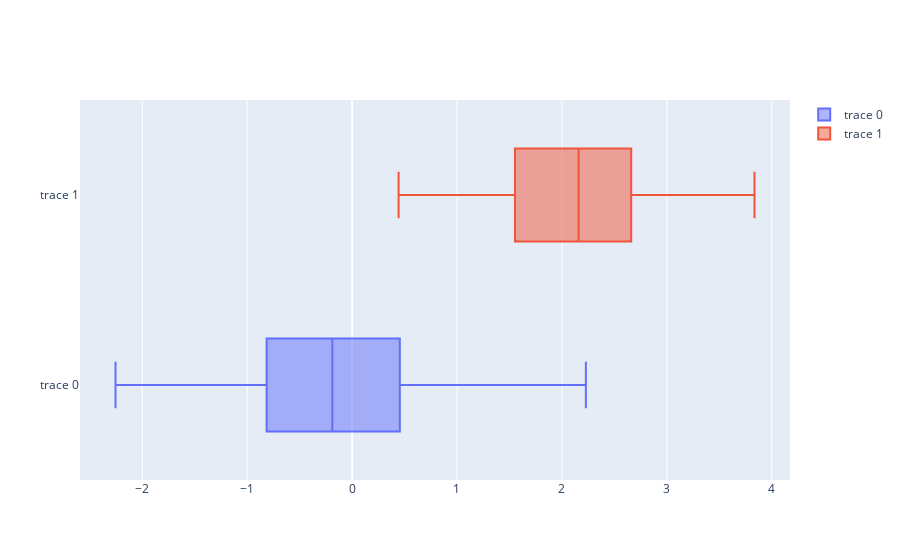

Notebook source saved alongside this figure:
### Markdown cell above
### Box plots

### Code cell
import numpy as np

x0 = np.random.randn(50)
x1 = np.random.randn(50) + 2 # shift mean

fig = go.Figure()
# Use x instead of y argument for horizontal plot
fig.add_trace(go.Box(x=x0))
fig.add_trace(go.Box(x=x1))

fig.show()
